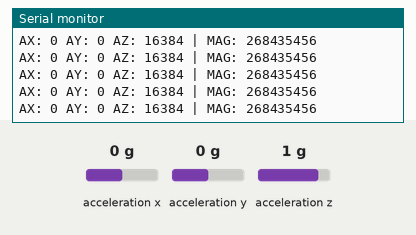
Bench run of a sketch on a simulated ESP32. On the bench: the last lines printed to the serial monitor. Wiring (inferred from the names in the program): MPU-6050 motion sensor at I2C address 0x68. Inputs (shaded band) come from the test bench; at power-on: acceleration x 0 g, acceleration y 0 g, acceleration z 1 g.

Above: at 3.2 s.
3.3 s: acceleration x set to -1.4 g
At 3.56 s:
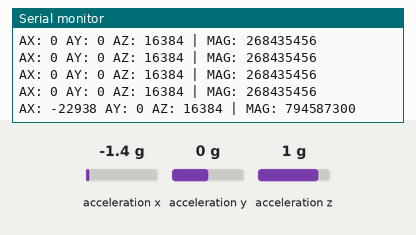
4.8 s: acceleration y set to -1.4 g
At 4.97 s:
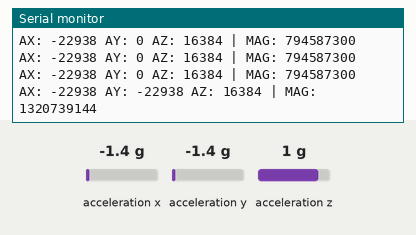
6.3 s: acceleration z set to -1.4 g
At 6.38 s:
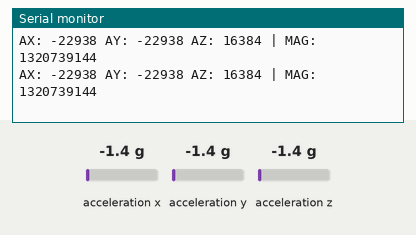

Measured:
- after the input at 3.3 s, the serial monitor: prints a new line after 0.11 s (image 1)
- after the input at 4.8 s, the serial monitor: prints a new line at once (image 2)

The sketch:

mpu6050_test.ino
```cpp
#include <Wire.h>

#define MPU_ADDR 0x68

void setup() {
  Serial.begin(115200);
  delay(2000);

  Wire.begin(21, 22); // SDA, SCL for ESP32

  // Wake up MPU6050
  Wire.beginTransmission(MPU_ADDR);
  Wire.write(0x6B);      // PWR_MGMT_1
  Wire.write(0x00);      // wake up
  Wire.endTransmission();

  Serial.println("MPU6050 test started");
}

void loop() {
  int16_t ax, ay, az;

  Wire.beginTransmission(MPU_ADDR);
  Wire.write(0x3B); // ACCEL_XOUT_H
  Wire.endTransmission(false);
  Wire.requestFrom(MPU_ADDR, 6, true);

  ax = Wire.read() << 8 | Wire.read();
  ay = Wire.read() << 8 | Wire.read();
  az = Wire.read() << 8 | Wire.read();

  long magnitude = (long)ax * ax + (long)ay * ay + (long)az * az;

  Serial.print("AX: "); Serial.print(ax);
  Serial.print(" AY: "); Serial.print(ay);
  Serial.print(" AZ: "); Serial.print(az);
  Serial.print(" | MAG: "); Serial.println(magnitude);

  delay(200);
}
```
